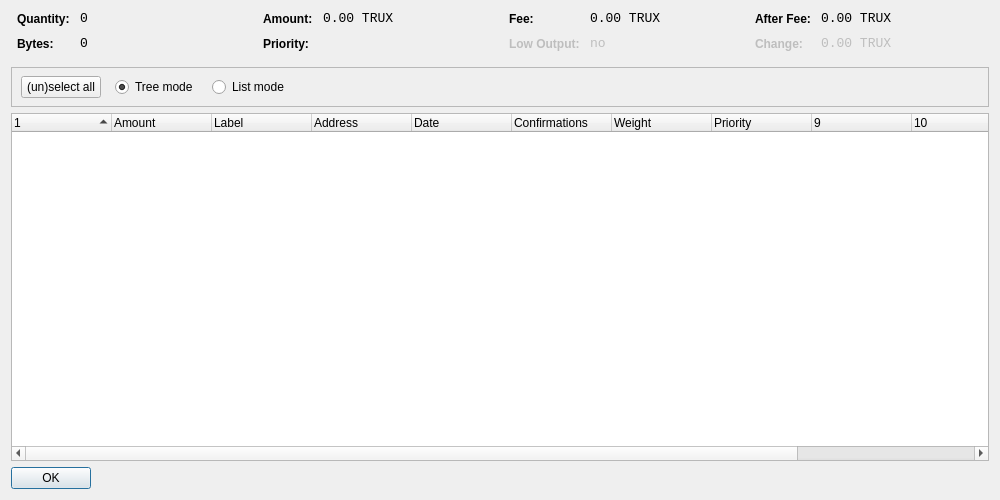
<?xml version="1.0" encoding="UTF-8"?>
<ui version="4.0">
 <class>CoinControlDialog</class>
 <widget class="QWidget" name="CoinControlDialog">
  <property name="geometry">
   <rect>
    <x>0</x>
    <y>0</y>
    <width>1000</width>
    <height>500</height>
   </rect>
  </property>
  <property name="windowTitle">
   <string>Coin Control</string>
  </property>
  <layout class="QVBoxLayout" name="verticalLayout">
   <item>
    <layout class="QHBoxLayout" name="horizontalLayoutTop" stretch="0,0,0,0">
     <property name="topMargin">
      <number>0</number>
     </property>
     <property name="bottomMargin">
      <number>10</number>
     </property>
     <item>
      <layout class="QFormLayout" name="formLayoutCoinControl1">
       <property name="horizontalSpacing">
        <number>10</number>
       </property>
       <property name="verticalSpacing">
        <number>10</number>
       </property>
       <property name="leftMargin">
        <number>6</number>
       </property>
       <property name="rightMargin">
        <number>6</number>
       </property>
       <item row="0" column="0">
        <widget class="QLabel" name="labelCoinControlQuantityText">
         <property name="styleSheet">
          <string notr="true">font-weight:bold;</string>
         </property>
         <property name="text">
          <string>Quantity:</string>
         </property>
        </widget>
       </item>
       <item row="0" column="1">
        <widget class="QLabel" name="labelCoinControlQuantity">
         <property name="font">
          <font>
           <family>Monospace</family>
           <pointsize>10</pointsize>
          </font>
         </property>
         <property name="cursor">
          <cursorShape>IBeamCursor</cursorShape>
         </property>
         <property name="contextMenuPolicy">
          <enum>Qt::ActionsContextMenu</enum>
         </property>
         <property name="text">
          <string notr="true">0</string>
         </property>
         <property name="textInteractionFlags">
          <set>Qt::LinksAccessibleByMouse|Qt::TextSelectableByKeyboard|Qt::TextSelectableByMouse</set>
         </property>
        </widget>
       </item>
       <item row="1" column="0">
        <widget class="QLabel" name="labelCoinControlBytesText">
         <property name="styleSheet">
          <string notr="true">font-weight:bold;</string>
         </property>
         <property name="text">
          <string>Bytes:</string>
         </property>
        </widget>
       </item>
       <item row="1" column="1">
        <widget class="QLabel" name="labelCoinControlBytes">
         <property name="font">
          <font>
           <family>Monospace</family>
           <pointsize>10</pointsize>
          </font>
         </property>
         <property name="cursor">
          <cursorShape>IBeamCursor</cursorShape>
         </property>
         <property name="contextMenuPolicy">
          <enum>Qt::ActionsContextMenu</enum>
         </property>
         <property name="text">
          <string notr="true">0</string>
         </property>
         <property name="textInteractionFlags">
          <set>Qt::LinksAccessibleByMouse|Qt::TextSelectableByKeyboard|Qt::TextSelectableByMouse</set>
         </property>
        </widget>
       </item>
      </layout>
     </item>
     <item>
      <layout class="QFormLayout" name="formLayoutCoinControl2">
       <property name="horizontalSpacing">
        <number>10</number>
       </property>
       <property name="verticalSpacing">
        <number>10</number>
       </property>
       <property name="leftMargin">
        <number>6</number>
       </property>
       <property name="rightMargin">
        <number>6</number>
       </property>
       <item row="0" column="0">
        <widget class="QLabel" name="labelCoinControlAmountText">
         <property name="styleSheet">
          <string notr="true">font-weight:bold;</string>
         </property>
         <property name="text">
          <string>Amount:</string>
         </property>
        </widget>
       </item>
       <item row="0" column="1">
        <widget class="QLabel" name="labelCoinControlAmount">
         <property name="font">
          <font>
           <family>Monospace</family>
           <pointsize>10</pointsize>
          </font>
         </property>
         <property name="cursor">
          <cursorShape>IBeamCursor</cursorShape>
         </property>
         <property name="contextMenuPolicy">
          <enum>Qt::ActionsContextMenu</enum>
         </property>
         <property name="text">
          <string notr="true">0.00 TRUX</string>
         </property>
         <property name="textInteractionFlags">
          <set>Qt::LinksAccessibleByMouse|Qt::TextSelectableByKeyboard|Qt::TextSelectableByMouse</set>
         </property>
        </widget>
       </item>
       <item row="1" column="0">
        <widget class="QLabel" name="labelCoinControlPriorityText">
         <property name="styleSheet">
          <string notr="true">font-weight:bold;</string>
         </property>
         <property name="text">
          <string>Priority:</string>
         </property>
        </widget>
       </item>
       <item row="1" column="1">
        <widget class="QLabel" name="labelCoinControlPriority">
         <property name="font">
          <font>
           <family>Monospace</family>
           <pointsize>10</pointsize>
          </font>
         </property>
         <property name="cursor">
          <cursorShape>IBeamCursor</cursorShape>
         </property>
         <property name="contextMenuPolicy">
          <enum>Qt::ActionsContextMenu</enum>
         </property>
         <property name="text">
          <string/>
         </property>
         <property name="textInteractionFlags">
          <set>Qt::LinksAccessibleByMouse|Qt::TextSelectableByKeyboard|Qt::TextSelectableByMouse</set>
         </property>
        </widget>
       </item>
      </layout>
     </item>
     <item>
      <layout class="QFormLayout" name="formLayoutCoinControl3">
       <property name="horizontalSpacing">
        <number>10</number>
       </property>
       <property name="verticalSpacing">
        <number>10</number>
       </property>
       <property name="leftMargin">
        <number>6</number>
       </property>
       <property name="rightMargin">
        <number>6</number>
       </property>
       <item row="0" column="0">
        <widget class="QLabel" name="labelCoinControlFeeText">
         <property name="styleSheet">
          <string notr="true">font-weight:bold;</string>
         </property>
         <property name="text">
          <string>Fee:</string>
         </property>
        </widget>
       </item>
       <item row="0" column="1">
        <widget class="QLabel" name="labelCoinControlFee">
         <property name="font">
          <font>
           <family>Monospace</family>
           <pointsize>10</pointsize>
          </font>
         </property>
         <property name="cursor">
          <cursorShape>IBeamCursor</cursorShape>
         </property>
         <property name="contextMenuPolicy">
          <enum>Qt::ActionsContextMenu</enum>
         </property>
         <property name="text">
          <string notr="true">0.00 TRUX</string>
         </property>
         <property name="textInteractionFlags">
          <set>Qt::LinksAccessibleByMouse|Qt::TextSelectableByKeyboard|Qt::TextSelectableByMouse</set>
         </property>
        </widget>
       </item>
       <item row="1" column="0">
        <widget class="QLabel" name="labelCoinControlLowOutputText">
         <property name="enabled">
          <bool>false</bool>
         </property>
         <property name="styleSheet">
          <string notr="true">font-weight:bold;</string>
         </property>
         <property name="text">
          <string>Low Output:</string>
         </property>
        </widget>
       </item>
       <item row="1" column="1">
        <widget class="QLabel" name="labelCoinControlLowOutput">
         <property name="enabled">
          <bool>false</bool>
         </property>
         <property name="font">
          <font>
           <family>Monospace</family>
           <pointsize>10</pointsize>
          </font>
         </property>
         <property name="cursor">
          <cursorShape>IBeamCursor</cursorShape>
         </property>
         <property name="contextMenuPolicy">
          <enum>Qt::ActionsContextMenu</enum>
         </property>
         <property name="text">
          <string>no</string>
         </property>
         <property name="textInteractionFlags">
          <set>Qt::LinksAccessibleByMouse|Qt::TextSelectableByKeyboard|Qt::TextSelectableByMouse</set>
         </property>
        </widget>
       </item>
      </layout>
     </item>
     <item>
      <layout class="QFormLayout" name="formLayoutCoinControl4">
       <property name="horizontalSpacing">
        <number>10</number>
       </property>
       <property name="verticalSpacing">
        <number>10</number>
       </property>
       <property name="leftMargin">
        <number>6</number>
       </property>
       <property name="rightMargin">
        <number>6</number>
       </property>
       <item row="0" column="0">
        <widget class="QLabel" name="labelCoinControlAfterFeeText">
         <property name="styleSheet">
          <string notr="true">font-weight:bold;</string>
         </property>
         <property name="text">
          <string>After Fee:</string>
         </property>
        </widget>
       </item>
       <item row="0" column="1">
        <widget class="QLabel" name="labelCoinControlAfterFee">
         <property name="font">
          <font>
           <family>Monospace</family>
           <pointsize>10</pointsize>
          </font>
         </property>
         <property name="cursor">
          <cursorShape>IBeamCursor</cursorShape>
         </property>
         <property name="contextMenuPolicy">
          <enum>Qt::ActionsContextMenu</enum>
         </property>
         <property name="text">
          <string notr="true">0.00 TRUX</string>
         </property>
         <property name="textInteractionFlags">
          <set>Qt::LinksAccessibleByMouse|Qt::TextSelectableByKeyboard|Qt::TextSelectableByMouse</set>
         </property>
        </widget>
       </item>
       <item row="1" column="0">
        <widget class="QLabel" name="labelCoinControlChangeText">
         <property name="enabled">
          <bool>false</bool>
         </property>
         <property name="styleSheet">
          <string notr="true">font-weight:bold;</string>
         </property>
         <property name="text">
          <string>Change:</string>
         </property>
        </widget>
       </item>
       <item row="1" column="1">
        <widget class="QLabel" name="labelCoinControlChange">
         <property name="enabled">
          <bool>false</bool>
         </property>
         <property name="font">
          <font>
           <family>Monospace</family>
           <pointsize>10</pointsize>
          </font>
         </property>
         <property name="cursor">
          <cursorShape>IBeamCursor</cursorShape>
         </property>
         <property name="contextMenuPolicy">
          <enum>Qt::ActionsContextMenu</enum>
         </property>
         <property name="text">
          <string notr="true">0.00 TRUX</string>
         </property>
         <property name="textInteractionFlags">
          <set>Qt::LinksAccessibleByMouse|Qt::TextSelectableByKeyboard|Qt::TextSelectableByMouse</set>
         </property>
        </widget>
       </item>
      </layout>
     </item>
    </layout>
   </item>
   <item>
    <widget class="QFrame" name="frame">
     <property name="minimumSize">
      <size>
       <width>0</width>
       <height>40</height>
      </size>
     </property>
     <property name="frameShape">
      <enum>QFrame::StyledPanel</enum>
     </property>
     <property name="frameShadow">
      <enum>QFrame::Sunken</enum>
     </property>
     <widget class="QWidget" name="horizontalLayoutWidget">
      <property name="geometry">
       <rect>
        <x>10</x>
        <y>0</y>
        <width>781</width>
        <height>41</height>
       </rect>
      </property>
      <layout class="QHBoxLayout" name="horizontalLayoutPanel" stretch="0,0,0,0">
       <property name="spacing">
        <number>14</number>
       </property>
       <item>
        <widget class="QPushButton" name="pushButtonSelectAll">
         <property name="sizePolicy">
          <sizepolicy hsizetype="Maximum" vsizetype="Fixed">
           <horstretch>0</horstretch>
           <verstretch>0</verstretch>
          </sizepolicy>
         </property>
         <property name="text">
          <string>(un)select all</string>
         </property>
        </widget>
       </item>
       <item>
        <widget class="QRadioButton" name="radioTreeMode">
         <property name="sizePolicy">
          <sizepolicy hsizetype="Maximum" vsizetype="Fixed">
           <horstretch>0</horstretch>
           <verstretch>0</verstretch>
          </sizepolicy>
         </property>
         <property name="text">
          <string>Tree mode</string>
         </property>
         <property name="checked">
          <bool>true</bool>
         </property>
        </widget>
       </item>
       <item>
        <widget class="QRadioButton" name="radioListMode">
         <property name="sizePolicy">
          <sizepolicy hsizetype="Maximum" vsizetype="Fixed">
           <horstretch>0</horstretch>
           <verstretch>0</verstretch>
          </sizepolicy>
         </property>
         <property name="text">
          <string>List mode</string>
         </property>
        </widget>
       </item>
       <item>
        <spacer name="horizontalSpacer">
         <property name="orientation">
          <enum>Qt::Horizontal</enum>
         </property>
         <property name="sizeHint" stdset="0">
          <size>
           <width>40</width>
           <height>20</height>
          </size>
         </property>
        </spacer>
       </item>
      </layout>
     </widget>
    </widget>
   </item>
   <item>
    <widget class="CoinControlTreeWidget" name="treeWidget">
     <property name="contextMenuPolicy">
      <enum>Qt::CustomContextMenu</enum>
     </property>
     <property name="sortingEnabled">
      <bool>false</bool>
     </property>
     <property name="columnCount">
      <number>12</number>
     </property>
     <attribute name="headerShowSortIndicator" stdset="0">
      <bool>true</bool>
     </attribute>
     <attribute name="headerStretchLastSection">
      <bool>false</bool>
     </attribute>
     <column>
      <property name="text">
       <string/>
      </property>
     </column>
     <column>
      <property name="text">
       <string>Amount</string>
      </property>
     </column>
     <column>
      <property name="text">
       <string>Label</string>
      </property>
     </column>
     <column>
      <property name="text">
       <string>Address</string>
      </property>
     </column>
     <column>
      <property name="text">
       <string>Date</string>
      </property>
     </column>
     <column>
      <property name="text">
       <string>Confirmations</string>
      </property>
      <property name="toolTip">
       <string>Confirmed</string>
      </property>
     </column>
     <column>
      <property name="text">
       <string>Weight</string>
      </property>
     </column>
     <column>
      <property name="text">
       <string>Priority</string>
      </property>
     </column>
     <column>
      <property name="text">
       <string/>
      </property>
     </column>
     <column>
      <property name="text">
       <string/>
      </property>
     </column>
     <column>
      <property name="text">
       <string/>
      </property>
     </column>
     <column>
      <property name="text">
       <string/>
      </property>
     </column>
    </widget>
   </item>
   <item>
    <widget class="QDialogButtonBox" name="buttonBox">
     <property name="sizePolicy">
      <sizepolicy hsizetype="Maximum" vsizetype="Fixed">
       <horstretch>0</horstretch>
       <verstretch>0</verstretch>
      </sizepolicy>
     </property>
     <property name="orientation">
      <enum>Qt::Horizontal</enum>
     </property>
     <property name="standardButtons">
      <set>QDialogButtonBox::Ok</set>
     </property>
    </widget>
   </item>
  </layout>
 </widget>
 <customwidgets>
  <customwidget>
   <class>CoinControlTreeWidget</class>
   <extends>QTreeWidget</extends>
   <header>coincontroltreewidget.h</header>
  </customwidget>
 </customwidgets>
 <resources/>
 <connections/>
</ui>
